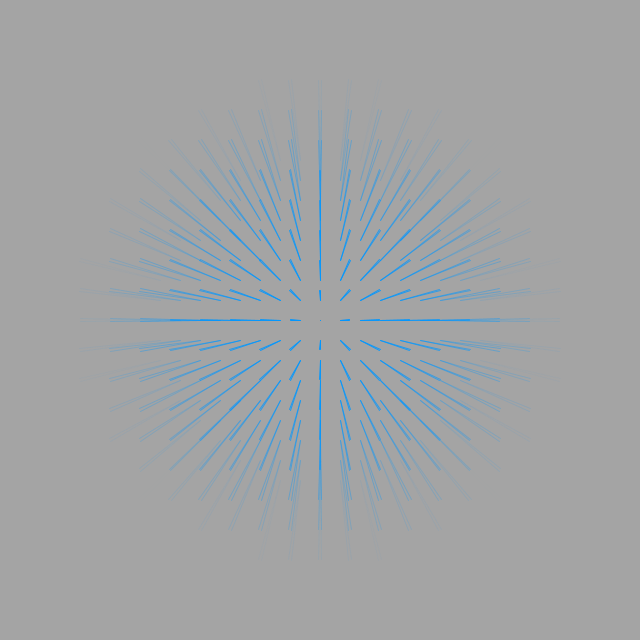
Frame 1 (no input)
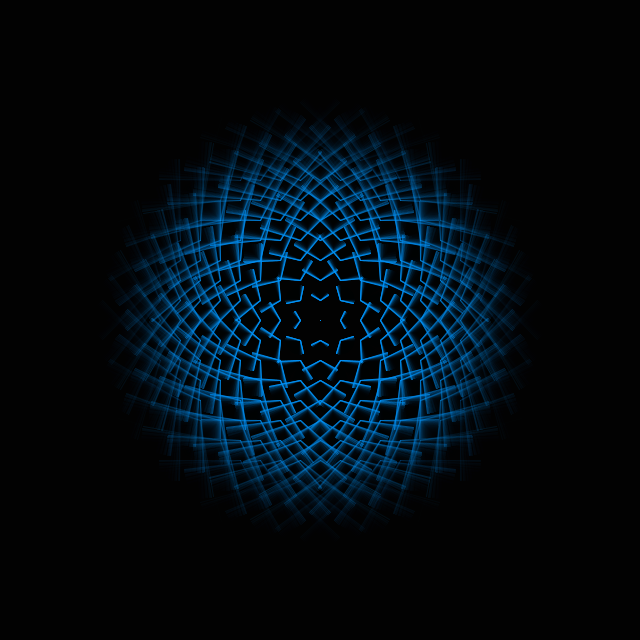
Frame 60 (the mouse pressed at the canvas centre just before this capture)
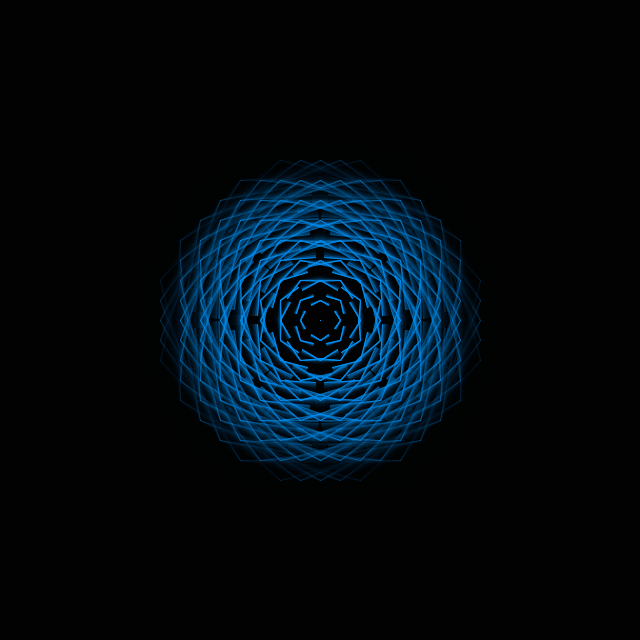
Frame 120 (the mouse held since frame 60 and released just before this capture)

The Processing sketch that drew these frames (run headless with seeded random() and noise(); from frame 60 on, the mouse is pressed at the canvas centre):

// Processing sketch: processing_157800
// ── processing_157800.pde

void setup() {
  size(640, 640);
}

void draw() {
  fill(0, 50);
  rect(-1, -1, width+1, height+1);
  translate(width/2, height/2);
  for (int x = -100; x <= 100; x+=10) {
    for (int y = -100; y <= 100; y+=10) {
      float d = dist(x, y, 0, 0);
      float d2 = sin(radians(d))*d;
      stroke(0, 150, 255, 255-d2*3);

      pushMatrix();
      translate(x*2, y*2);
      rotate(radians(frameCount));
      line(x, y, 0, 0);
      popMatrix();
      
      pushMatrix();
      translate(x*2, y*2);
      rotate(radians(-frameCount));
      line(x, y, 0, 0);
      popMatrix();
    }
  }
}
